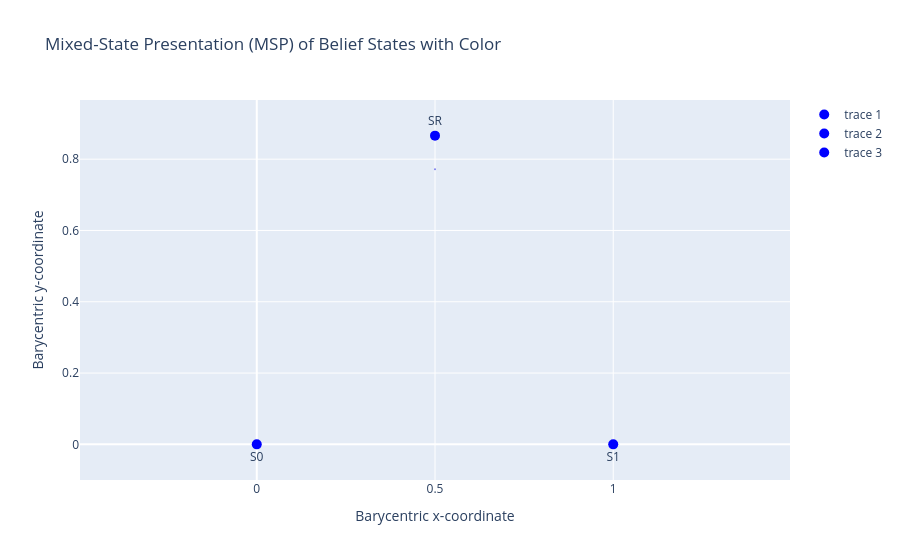

Here is the notebook cell this chart was saved with:
### Code cell
# Visualize belief states on the simplex
# belief_to_barycentric plots beliefs as points colored by their state
belief_to_barycentric(beliefs[:, -1].cpu(), beliefs[:, -1].cpu())

# Visualize belief state evolution over time (traces movement on simplex)
# belief_to_barycentric_evolution(beliefs[:10], beliefs[:10])

### Figure 1 — Plotly figure (JSON) as saved in the notebook; plotly's stock layout.template omitted (floating-point values rounded to 4 significant figures)
{"data": [{"hovertemplate": "Barycentric x-coordinate=%{x}<br>Barycentric y-coordinate=%{y}<extra></extra>", "legendgroup": "", "marker": {"color": ["#0d0de3"], "opacity": 0.5, "size": 2, "symbol": "circle"}, "mode": "markers", "name": "", "orientation": "v", "showlegend": false, "type": "scatter", "x": [0.5], "xaxis": "x", "y": [0.7715], "yaxis": "y"}, {"marker": {"color": "blue", "size": 10}, "mode": "markers+text", "text": ["S0"], "textposition": "bottom center", "type": "scatter", "x": [0], "y": [0]}, {"marker": {"color": "blue", "size": 10}, "mode": "markers+text", "text": ["S1"], "textposition": "bottom center", "type": "scatter", "x": [1], "y": [0]}, {"marker": {"color": "blue", "size": 10}, "mode": "markers+text", "text": ["SR"], "textposition": "top center", "type": "scatter", "x": [0.5], "y": [0.866]}], "layout": {"legend": {"tracegroupgap": 0}, "title": {"text": "Mixed-State Presentation (MSP) of Belief States with Color"}, "xaxis": {"anchor": "y", "domain": [0, 1], "range": [-0.1, 1.1], "title": {"text": "Barycentric x-coordinate"}}, "yaxis": {"anchor": "x", "domain": [0, 1], "range": [-0.1, 0.966], "scaleanchor": "x", "scaleratio": 1, "title": {"text": "Barycentric y-coordinate"}}}}
